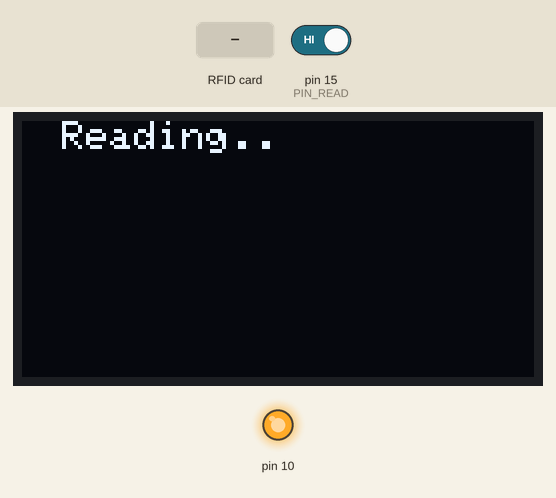
Simulated run of this sketch. Board: Arduino Uno, built with avr-gcc and run on an emulated ATmega328P. Parts: 128×64 one-colour display, output pins drawn as LEDs (lit = HIGH). The test bench sets the inputs (shaded band); at power-on: pin 15 (PIN_READ) HIGH. What the sketch prints to the serial monitor is not drawn.

Above: at 1.2 s.
1.3 s: RFID card 5E 7A 19 C4 held to the reader
At 3.0 s:
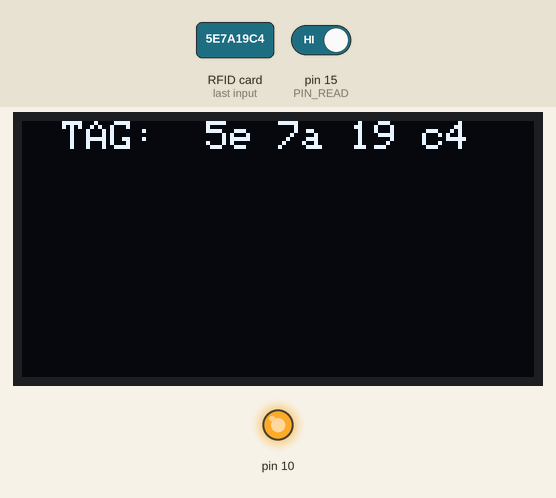
At 7.2 s:
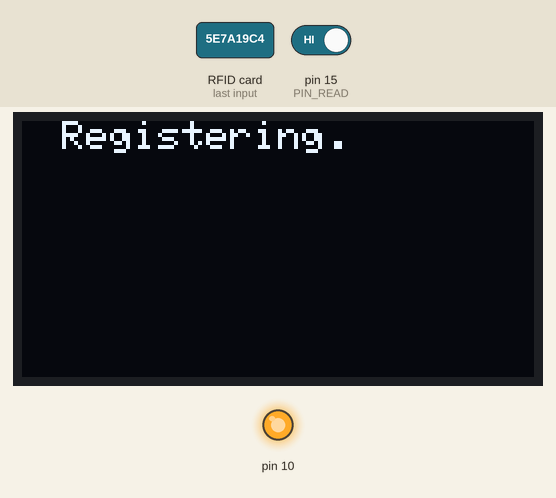
8.8 s: pin 15 (PIN_READ) driven LOW
12.7 s: RFID card 5E 7A 19 C4 held to the reader
At 14.9 s:
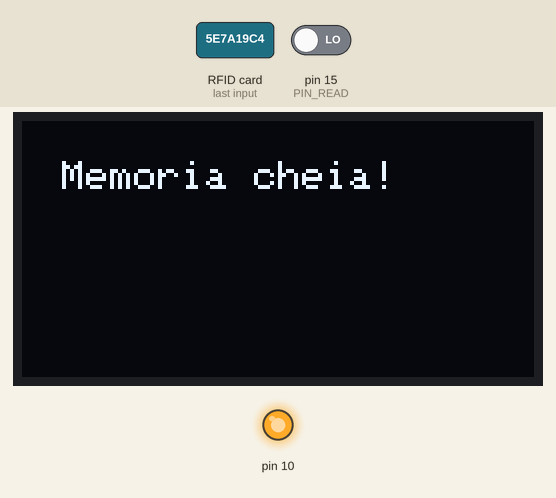
Timing chart, 0 to 16.4 s (numbered marks = the images above; inputs shaded):
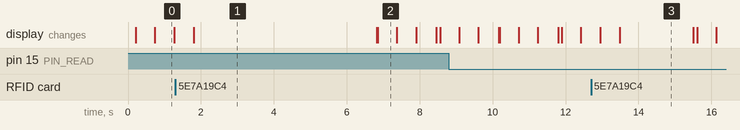

The sketch:

rc522.ino
```cpp
#include <SPI.h>
#include <MFRC522.h>
#include <Adafruit_GFX.h>
#include <Adafruit_SSD1306.h>

const int PIN_RST = 4;
const int PIN_SDA = 5;
const int PIN_READ = 15;
const int PIN_REGISTER = 4;

MFRC522 leitor(PIN_SDA, PIN_RST);
const int maxCard = 10;
byte whiteList[maxCard][10];
int limitCards = 0;

String UID_TAG;

Adafruit_SSD1306 display(128, 64, &Wire, -1);

void setup() {
  Serial.begin(115200);
  SPI.begin();
  leitor.PCD_Init();

  if(!display.begin(SSD1306_SWITCHCAPVCC, 0x3C)) {
    Serial.println(F("FAILED!!"));

    for(;;);
  }
  display.clearDisplay();

  pinMode(PIN_READ, INPUT_PULLUP);
  pinMode(PIN_REGISTER, INPUT_PULLUP);
}

void loop() {
  displayText();
  delay(50);

  bool readButton = digitalRead(PIN_READ);
  bool registerButton = digitalRead(PIN_REGISTER);

  if (readButton) {
    readCard();
  }

  if (registerButton) {
    registerCard();
  }
}

void displayText() {
  display.clearDisplay();

  display.setTextColor(WHITE);
  display.setTextSize(1);
  display.setCursor(10, 0);

  display.print("Cadastro/Leitura");
  display.display();
}

void displayError() {
  display.clearDisplay();

  display.setTextColor(WHITE);
  display.setTextSize(1);
  display.setCursor(10, 0);
  display.print("Erro na leitura!");

  display.display();
  delay(2000);
}

void displayRegister() {
  display.clearDisplay();

  display.setTextColor(WHITE);
  display.setTextSize(1);
  display.setCursor(10, 0);
  display.println("Cartao registrado, ID: ");
  display.println(UID_TAG);

  display.display();
  delay(2000);
}

void displayRead() {
  display.clearDisplay();

  display.setTextColor(WHITE);
  display.setTextSize(1);
  display.setCursor(10, 0);
  display.print("TAG: ");
  display.println(UID_TAG);

  display.display();
  delay(5000);
}

void displayOverflow() {
  display.clearDisplay();

  display.setTextColor(WHITE);
  display.setTextSize(1);
  display.setCursor(10, 10);
  display.print("Memoria cheia!");

  display.display();
  delay(2000);
}

void displayRegistering() {
  display.clearDisplay();

  display.setTextColor(WHITE);
  display.setTextSize(1);
  display.setCursor(10, 0);

  display.print("Registering");
  display.display();

  display.print(".");
  display.display();
  delay(500);

  display.print(".");
  display.display();
  delay(500);

  display.print(".");
  display.display();
  delay(500);
}

void displayReading() {
  display.clearDisplay();

  display.setTextColor(WHITE);
  display.setTextSize(1);
  display.setCursor(10, 0);

  display.print("Reading");
  display.display();

  display.print(".");
  display.display();
  delay(500);

  display.print(".");
  display.display();
  delay(500);

  display.print(".");
  display.display();
  delay(500);
}

void readCard() {
  displayReading();
  if(leitor.PICC_IsNewCardPresent()){

    if(!leitor.PICC_ReadCardSerial()) {
      displayError();
    }

    else {

      for (byte i = 0; i < leitor.uid.size; i++) {
        if (leitor.uid.uidByte[i] < 0x10) {
          UID_TAG += " 0";
        } else {
          UID_TAG += " ";
        }
        UID_TAG += String(leitor.uid.uidByte[i], HEX);
      }

      Serial.print("UID: ");
      Serial.println(UID_TAG);

      displayRead();

      UID_TAG = "";

      leitor.PICC_HaltA();
    }
  }
}

void registerCard() {
  displayRegistering();

  if(leitor.PICC_IsNewCardPresent()){

    if(!leitor.PICC_ReadCardSerial()) {
      displayError();
    }

    else {

      if(limitCards <= maxCard){
        Serial.println("Memoria cheia!");
        displayOverflow();
        return;
      }

      for (int i = 0; i < limitCards; i++) {
        if (memcmp(whiteList[i], leitor.uid.uidByte, leitor.uid.size) == 0) {
          Serial.println("Cartão já cadastrado");
          return;
        }
      }

      memcmp(whiteList[limitCards], leitor.uid.uidByte, leitor.uid.size);
      limitCards++;

      Serial.println("Cartão cadastrado com sucesso!");
      displayRegister();

      leitor.PICC_HaltA();
      leitor.PCD_StopCrypto1();
    }
  }
}
```

Measured:
- after the input at 1.3 s, the display: changes after 0.50 s (image 1)
- after the input at 12.7 s, the display: first differs from a run without the input after 0.78 s (image 3)
- what the display in image 1 shows lasts 5.0 s, from 1.8 s to 6.8 s
